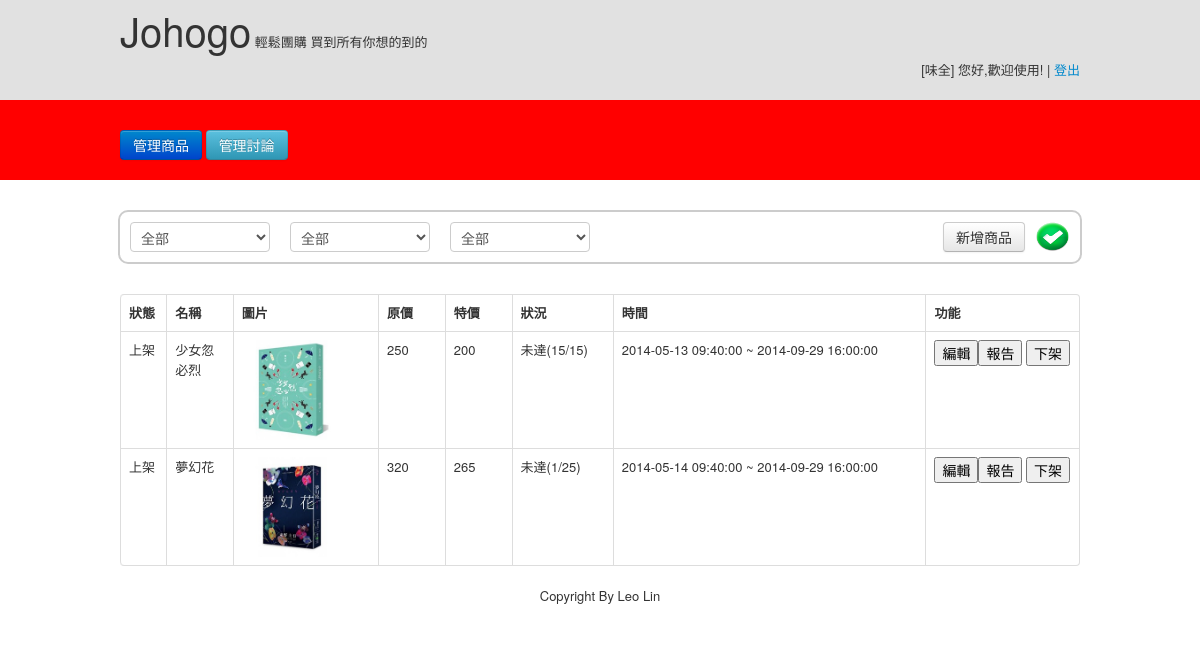
/ (signed in), run on the app's committed database.
### tables this page shows
CREATE TABLE IF NOT EXISTS `company` (
  `c_id` int(11) NOT NULL AUTO_INCREMENT,
  `c_name` char(10) NOT NULL,
  `c_account` char(15) NOT NULL,
  `password` char(15) NOT NULL,
  `name_contact` char(10) DEFAULT NULL,
  `email` varchar(50) NOT NULL,
  `phone` char(12) DEFAULT NULL,
  `address` varchar(50) DEFAULT NULL,
  PRIMARY KEY (`c_id`),
  UNIQUE KEY `c_account` (`c_account`)
);

CREATE TABLE IF NOT EXISTS `product` (
  `p_id` int(11) NOT NULL AUTO_INCREMENT COMMENT 'primary key',
  `c_account` char(15) NOT NULL COMMENT 'foreign key',
  `p_name` char(20) NOT NULL,
  `category_1` char(4) NOT NULL,
  `category_2` char(4) NOT NULL,
  `o_price` int(11) DEFAULT NULL COMMENT 'original price)',
  `s_price` int(11) DEFAULT NULL COMMENT 'special offer',
  `description` text,
  `goal` int(11) NOT NULL COMMENT 'arrive the number, the product will start sell',
  `u_datetime` timestamp NOT NULL DEFAULT CURRENT_TIMESTAMP COMMENT 'the time on the shelf',
  `d_datetime` timestamp NOT NULL DEFAULT '0000-00-00 00:00:00' COMMENT 'the time off the shelf',
  `popular` int(11) DEFAULT '0' COMMENT 'the number of people pay attention on the product',
  `isgroup` tinyint(4) DEFAULT NULL,
  `shipment` int(11) DEFAULT '7',
  `img` varchar(100) DEFAULT NULL,
  `vote_list` longtext,
  `status` varchar(255) NOT NULL DEFAULT '下架',
  PRIMARY KEY (`p_id`),
  KEY `c_account` (`c_account`)
);

CREATE TABLE IF NOT EXISTS `image` (
  `i_id` int(11) NOT NULL AUTO_INCREMENT COMMENT 'primary key',
  `p_id` int(11) NOT NULL COMMENT 'foreign key',
  `url` varchar(500) NOT NULL,
  `title` varchar(15) NOT NULL,
  `description` text,
  PRIMARY KEY (`i_id`),
  KEY `p_id` (`p_id`)
);

### db_class.php (called while the page is built, shortened)
<?php
class DB
{
    var $_dbConn = 0;
    var $_queryResource = 0;
    function connect_db($host, $user, $pwd, $dbname)
    {
        $dbConn = mysql_connect($host, $user, $pwd);
        $this->_dbConn = $dbConn;
        return true;
    }
    function query($sql)
    {
        if (! $queryResource = mysql_query($sql, $this->_dbConn))
            die (mysql_error());
        $this->_queryResource = $queryResource;
        return $queryResource;
    }
    function fetch_array()
    {
        return mysql_fetch_array($this->_queryResource, MYSQL_ASSOC);
    }
	function getOnly($query){
		$queryResource = mysql_query($query, $this->_dbConn);
		$this->_queryResource = $queryResource;
		$result = mysql_fetch_array($queryResource, MYSQL_ASSOC);
		return $result;
	}
}
?>

### index.php (the view, shortened to what this page needs)
<?php
	require("db_class.php");
	if(!isset($_SESSION['account'])) {
		header("location:login.php");
	}else{
		$account = $_SESSION['account'];
	}
	$db = new DB();
	$db->connect_db($_DB['host'], $_DB['username'], $_DB['password'], $_DB['dbname']);
	$sql = "SELECT * FROM product WHERE c_account = '".$account."'";
	$db->query($sql);
	$sql2 = "SELECT * FROM company WHERE c_account = '".$account."'";
	$company = $db->getOnly($sql2);
?>
<html>
	<head>
		<link rel="stylesheet" type="text/css" media="all" href="css/bootstrap.min.css" />
		<link rel="stylesheet" type="text/css" media="all" href="css/reset.css" />
		<link rel="stylesheet" type="text/css" media="all" href="css/text.css" />
		<link rel="stylesheet" type="text/css" media="all" href="css/960.css" />
	</head>
	<body>
		<div class="header">
			<div class="container_12">
				<div class="cell">
					<span id="title">Johogo</span>
					<span id="description">輕鬆團購 買到所有你想的到的</span>
				</div>
				<div class="login_info">
					<span>[<?php echo $company["c_name"]; ?>]</span>
					<span>您好,歡迎使用!</span>
					<span>|</span>
					<span><a href="logout.php">登出</a></span>
				</div>
			</div>
		</div>
		<div class="menu">
			<div class="container_12">
				<a class="btn btn-primary menu_link" href="index.php">管理商品</a>
				<a class="btn btn-info menu_link" href="discuss_manage.php">管理討論</a>
			</div>
		</div>
		<div class="option container_12">
			<select id="form-control1" class="form-control grid_2" >
				<option>全部</option>
			</select>
			<select id="form-control2" class="form-control grid_2">
				<?php
					$sql_x = "SELECT DISTINCT `category_1` FROM `product` WHERE 1";
					$db->query($sql_x);
					echo '<option disabled>請選擇商品父類別</option><option>全部</option>';
				?>
			</select>
			<select id="form-control3" class="form-control grid_2">
				<option>全部</option>
			</select>
			<img id="ajax_signal" class="new" src="images/ok.png" style="text-align: ight;width:35px;height:30px;">
			<a class="btn new" style="text-align: right;" href="post_product.php">新增商品</a>
		</div>
		<div class="content container_12">
			<table id="display_table" class="table table-bordered">
				<tr>
					<th>狀態</th>
					<th>名稱</th>
					<th>圖片</th>
					<th>原價</th>
					<th>特價</th>
					<th>狀況</th>
					<th>時間</th>
					<th width="50px">功能</th>
				</tr>
				<?php
					$sql4 = "SELECT * FROM `product`  WHERE `c_account`='".$account."'";
					$db->query($sql4);
					while($result = $db->fetch_array()){
						$db_img = new DB();
						$img_sql = "SELECT `url` FROM `image` WHERE `p_id`='".$result['p_id']."'";
						$img_result = $db_img->getOnly($img_sql);
						?>
					<tr>
						<td style="width:30px"><?php echo $result['status']?></td>
						<td style="width:51px"><?php echo $result['p_name']?></td>
						<td style="width:133px"><?php echo '<img src="'.$img_result["url"].'"'; ?></td>
						<td style="width:51px"><?php echo $result['o_price']?></td>
						<td style="width:51px"><?php echo $result['s_price']?></td>
						<td style="width:86px"><?php
							echo "未達";
							echo "(".$result['popular']."/".$result['goal'].")"?>
						</td>
						<td style="width:306px"><?php echo $result['u_datetime']." ~ ".$result['d_datetime']?></td>
						<td style="width:141px"><button>編輯</button><button>報告</button>
							<?php
								if($result['status']=='上架'){
									echo '<button value="'.$result['p_id'].'" onclick="remove_shelf(this.value)">下架</button></td>';
								}else if($result['status']=='下架'){
									echo '<button value="'.$result['p_id'].'" onclick="on_shelf(this.value)">上架</button></td>';
								}
							?>
					</tr>
				<?php } ?>
			</table>
		</div>
		<div class="footer">
			<div class="container_12">
				<center><p>Copyright By Leo Lin</p></center>
			</div>
		</div>
	</body>
</html>

### css/text.css (style rules this page uses)
body { font:13px/1.5 'Helvetica Neue',Arial,'Liberation Sans',FreeSans,sans-serif }
p,dl,hr,h1,h2,h3,h4,h5,h6,ol,ul,pre,table,address,fieldset,figure { margin-bottom:20px }

### css/960.css (style rules this page uses)
body { min-width:960px }
.container_12,.container_16 { margin-left:auto;margin-right:auto;width:960px }
.grid_1,.grid_2,.grid_3,.grid_4,.grid_5,.grid_6,.grid_7,.grid_8,.grid_9,.grid_10,.grid_11,.grid_12,.grid_13,.grid_14,.grid_15,.grid_16 { display:inline;float:left;margin-left:10px;margin-right:10px }
.container_12 .grid_2 { width:140px }
.clearfix:before,.clearfix:after,.container_12:before,.container_12:after,.container_16:before,.container_16:after { content:'.';display:block;overflow:hidden;visibility:hidden;font-size:0;line-height:0;width:0;height:0 }
.clearfix:after,.container_12:after,.container_16:after { clear:both }
.clearfix,.container_12,.container_16 { zoom:1 }

### index.php (style rules this page uses)
.header { background-color: #E1E1E1; height: 100px; vertical-align: center; }
#title { margin-top: 40px; font-size: 40px; font-style: bolder; vertical-align: center; }
.cell { display: table-cell; vertical-align: center; }
.login_info { text-align: right; }
.menu { background-color: red; height:80px; }
.menu_link { margin-top: 30px; }
.option { margin-top: 30px; margin-bottom: 30px; border:2px #ccc solid; border-radius:10px; }
select { margin-top: 10px; }
.new { text-align: right; float: right; margin-top: 10px; margin-right: 10px; }
img { width: 100px; height: 100px; }
th { text-align: middle; }

### data on the page
company: c_name "味全"
product: status "上架", p_name "少女忽必烈", image.url (picture), o_price "250", s_price "200", popular "15", goal "15", u_datetime "2014-05-13 09:40:00", d_datetime "2014-09-29 16:00:00", $result['p_id'] 300000003 (drawn)
product: status "上架", p_name "夢幻花", image.url (picture), o_price "320", s_price "265", popular "1", goal "25", u_datetime "2014-05-14 09:40:00", d_datetime "2014-09-29 16:00:00", $result['p_id'] 300000004 (drawn)
